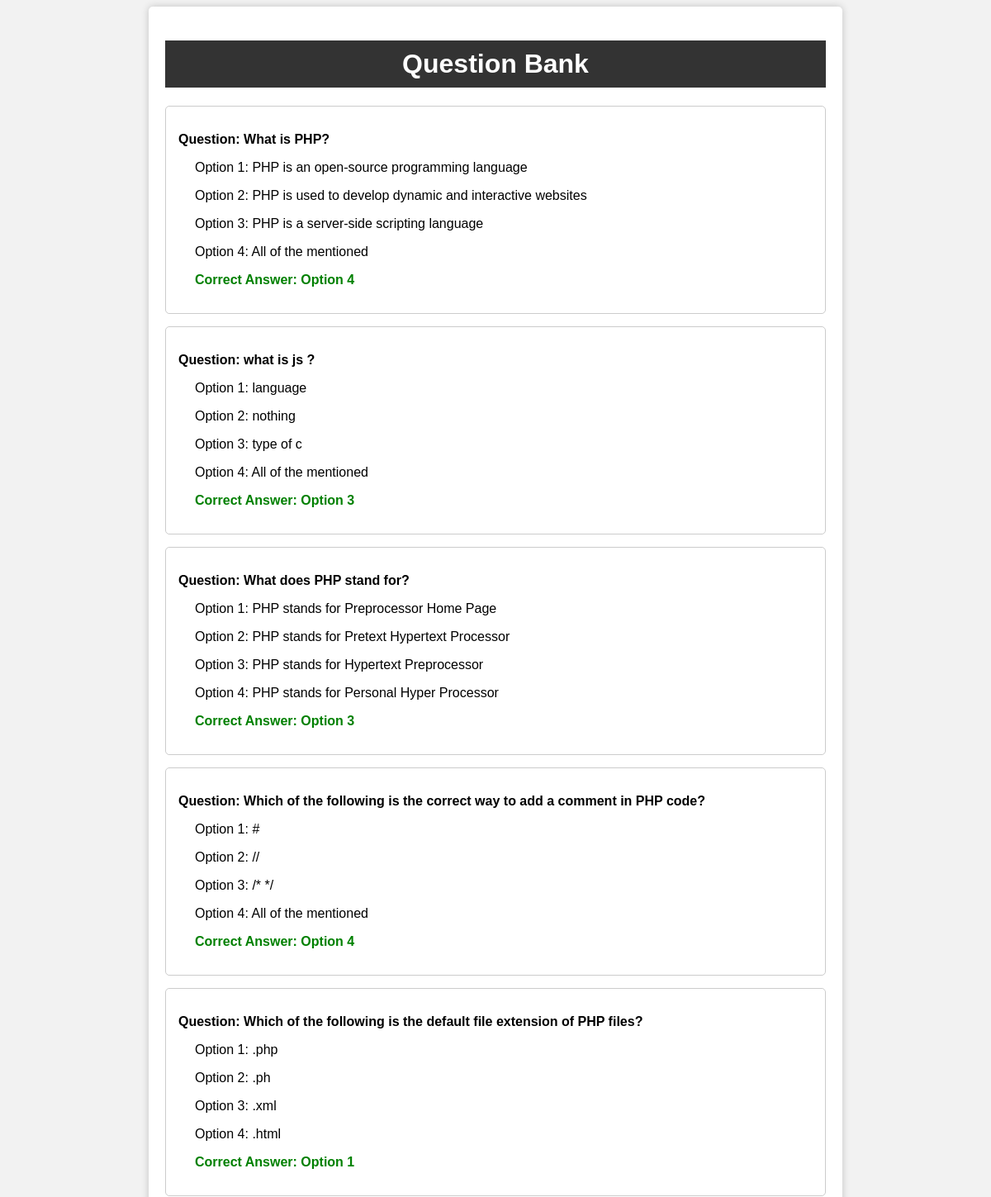
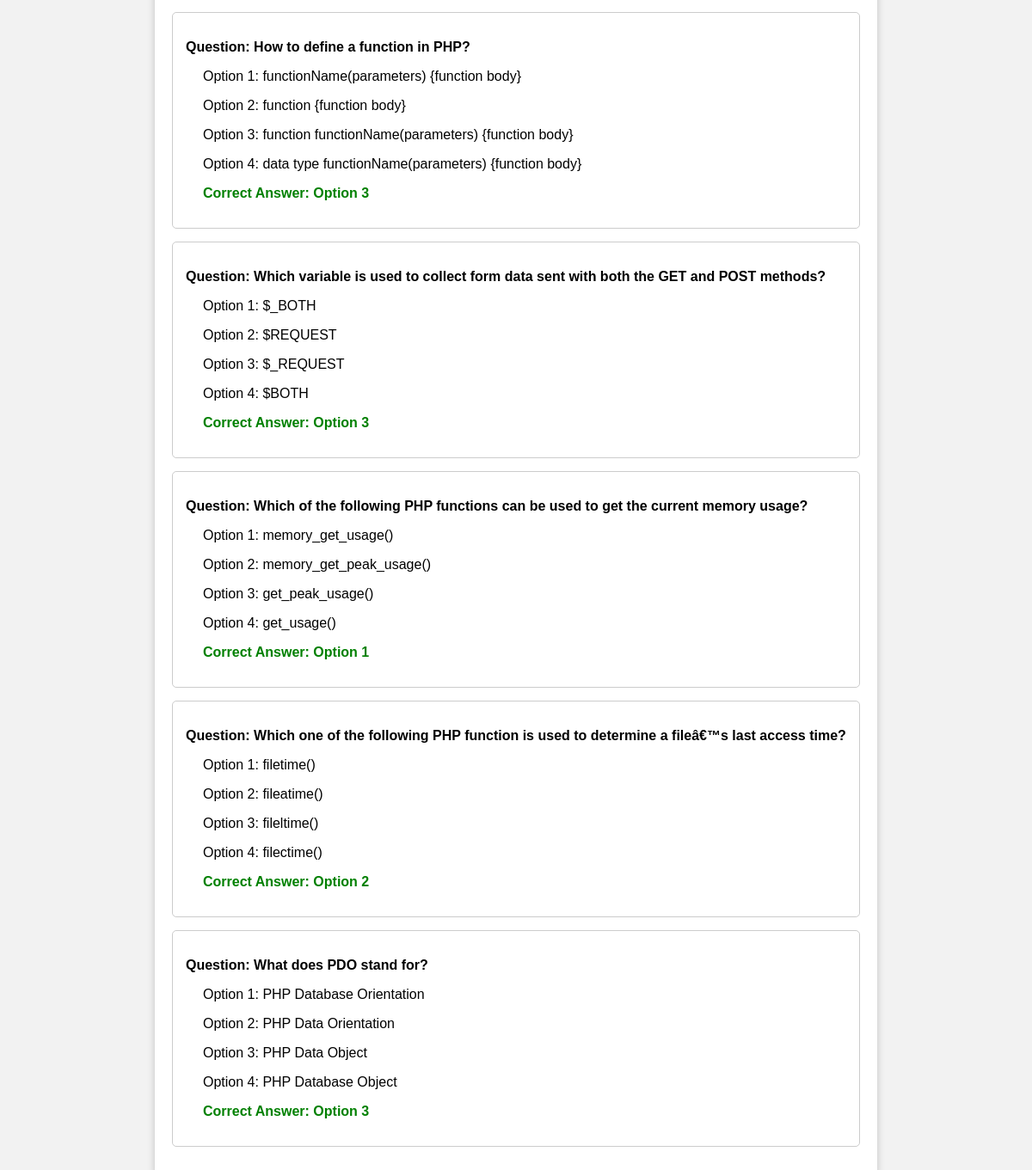
Page /question_bank.php?sub_id=1 on the committed database (2 pictures, top to bottom).
### tables this page shows
CREATE TABLE IF NOT EXISTS `quiz_questions` (
  `id` int(11) NOT NULL AUTO_INCREMENT,
  `sub_id` int(11) DEFAULT NULL,
  `question_text` varchar(255) NOT NULL,
  `option_1` varchar(255) NOT NULL,
  `option_2` varchar(255) NOT NULL,
  `option_3` varchar(255) NOT NULL,
  `option_4` varchar(255) NOT NULL,
  `correct_option` int(11) NOT NULL,
  PRIMARY KEY (`id`)
);

### question_bank.php (the view, shortened to what this page needs)
<!DOCTYPE html>
<html>
<head>
</head>
<body>
    <div class="container">
        <h1>Question Bank</h1>
        <?php
        if (isset($_GET['sub_id'])) {
            $sub_id = intval($_GET['sub_id']);
            $conn = new mysqli("localhost", "root", "", "login");
            $subject_query = "SELECT * FROM subjects WHERE sub_id = ?";
            $stmt = $conn->prepare($subject_query);
            if ($stmt) {
                $stmt->bind_param("i", $sub_id);
                if ($stmt->execute()) {
                    $subject_result = $stmt->get_result();
                    if ($subject_result->num_rows > 0) {
                        $questions_query = "SELECT * FROM quiz_questions WHERE sub_id = ?";
                        $stmt = $conn->prepare($questions_query);
                        if ($stmt) {
                            $stmt->bind_param("i", $sub_id);
                            if ($stmt->execute()) {
                                $questions_result = $stmt->get_result();
                                if ($questions_result->num_rows > 0) {
                                    while ($row = $questions_result->fetch_assoc()) {
                                        echo '<div class="question">';
                                        echo "<p class='question-text'>Question: " . $row['question_text'] . "</p>";
                                        echo '<div class="option">';
                                        echo "<p>Option 1: " . $row['option_1'] . "</p>";
                                        echo "<p>Option 2: " . $row['option_2'] . "</p>";
                                        echo "<p>Option 3: " . $row['option_3'] . "</p>";
                                        echo "<p>Option 4: " . $row['option_4'] . "</p>";
                                        echo "<p class='correct-answer'>Correct Answer: Option " . $row['correct_option'] . "</p>";
                                        echo '</div>';
                                        echo '</div>';
                                    }
                                } else {
                                    echo "No questions found for this subject.";
                                }
                            }
                        }
                    }
                }
            }
        } else {
            echo "Invalid sub_id parameter.";
        }
        ?>
    </div>
</body>
</html>

### question_bank.php (style rules this page uses)
body { font-family: Arial, sans-serif; background-color: #f2f2f2; }
.container { max-width: 800px; margin: 0 auto; background-color: #fff; padding: 20px; border-radius: 5px; box-shadow: 0 0 10px rgba(0, 0, 0, 0.2); }
h1 { background-color: #333; color: white; padding: 10px; text-align: center; }
.question { background-color: #fff; padding: 15px; border: 1px solid #ccc; border-radius: 5px; margin-bottom: 15px; }
.question-text { font-weight: bold; margin-bottom: 10px; }
.option { margin-left: 20px; }
.correct-answer { font-weight: bold; color: green; }

### rows in the picture
quiz_questions: question_text "What is PHP?", option_1 "PHP is an open-source programming language", option_2 "PHP is used to develop dynamic and interactive websites", option_3 "PHP is a server-side scripting language", option_4 "All of the mentioned", correct_option "4"
quiz_questions: question_text "what is js ?", option_1 "language", option_2 "nothing", option_3 "type of c", option_4 "All of the mentioned", correct_option "3"
quiz_questions: question_text "What does PHP stand for?", option_1 "PHP stands for Preprocessor Home Page", option_2 "PHP stands for Pretext Hypertext Processor", option_3 "PHP stands for Hypertext Preprocessor", option_4 "PHP stands for Personal Hyper Processor", correct_option "3"
quiz_questions: question_text "Which of the following is the correct way to add a comment in PHP code?", option_1 "#", option_2 "//", option_3 "/* */", option_4 "All of the mentioned", correct_option "4"
quiz_questions: question_text "Which of the following is the default file extension of PHP files?", option_1 ".php", option_2 ".ph", option_3 ".xml", option_4 ".html", correct_option "1"
quiz_questions: question_text "How to define a function in PHP?", option_1 "functionName(parameters) {function body}", option_2 "function {function body}", option_3 "function functionName(parameters) {function body}", option_4 "data type functionName(parameters) {function body}", correct_option "3"
quiz_questions: question_text "Which variable is used to collect form data sent with both the GET and POST methods?", option_1 "$_BOTH", option_2 "$REQUEST", option_3 "$_REQUEST", option_4 "$BOTH", correct_option "3"
quiz_questions: question_text "Which of the following PHP functions can be used to get the current memory usage?", option_1 "memory_get_usage()", option_2 "memory_get_peak_usage()", option_3 "get_peak_usage()", option_4 "get_usage()", correct_option "1"
quiz_questions: question_text "Which one of the following PHP function is used to determine a fileâ€™s last access time?", option_1 "filetime()", option_2 "fileatime()", option_3 "fileltime()", option_4 "filectime()", correct_option "2"
quiz_questions: question_text "What does PDO stand for?", option_1 "PHP Database Orientation", option_2 "PHP Data Orientation", option_3 "PHP Data Object", option_4 "PHP Database Object", correct_option "3"
